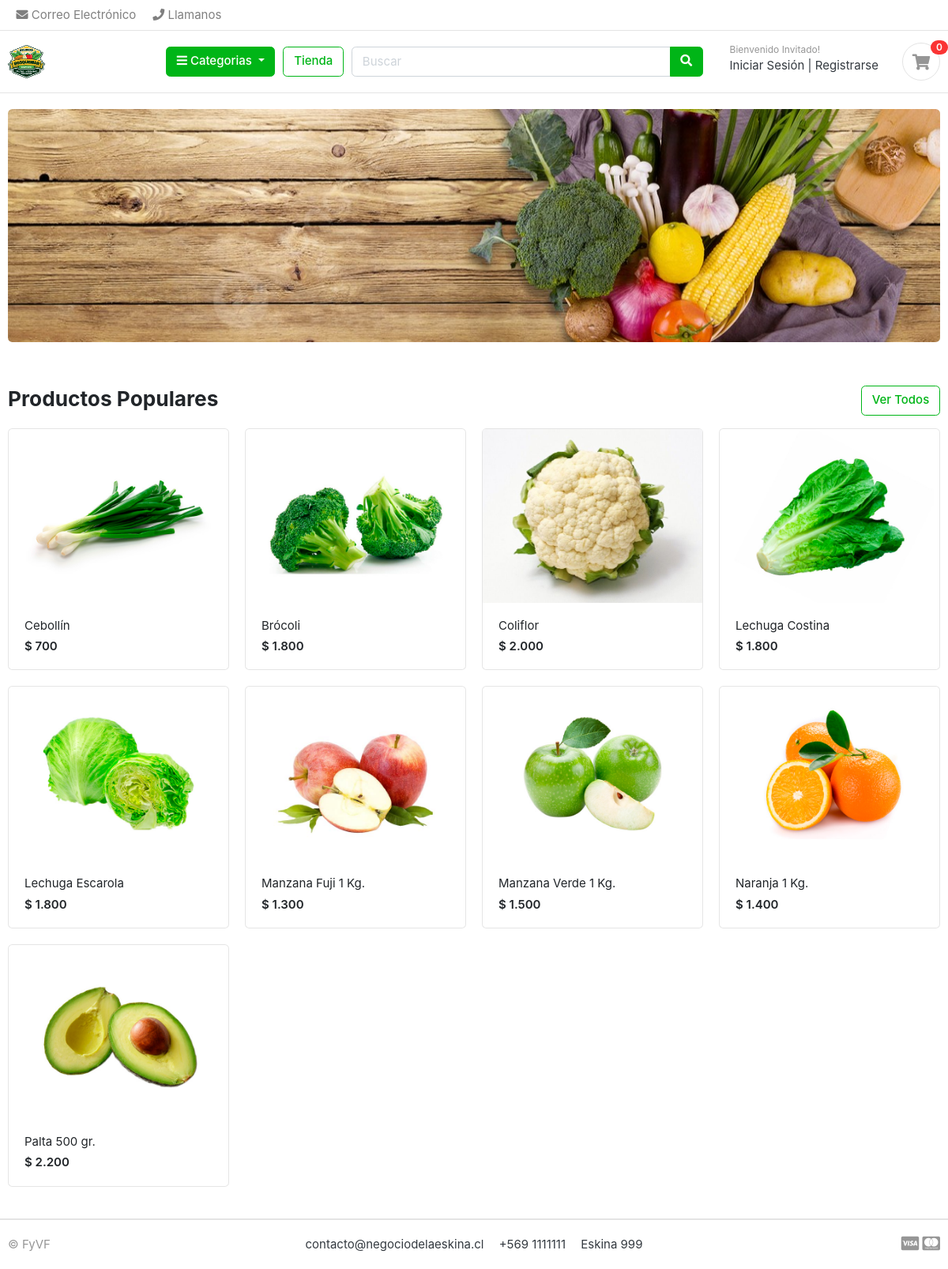
The page / on the database its author committed.
### store/models.py (models this page shows, shortened)
class Product(models.Model):
    product_name = models.CharField(max_length=200, unique=True)
    slug = models.CharField(max_length=200, unique=True)
    description = models.TextField(max_length=1000, blank=True)
    price = models.IntegerField()
    images = models.ImageField(upload_to='photos/products')
    stock = models.PositiveIntegerField()
    is_available = models.BooleanField(default=True)
    category = models.ForeignKey(Category, on_delete=models.CASCADE)
    created_date = models.DateTimeField(auto_now_add=True)
    modified_date = models.DateTimeField(auto_now=True)

### ecommerce/views.py (the view)
# urls.py: path("", views.home, name="home"),
def home(request):
    products = Product.objects.all()[:9]
    return render(request, "index.html", context={"products": products})

### carts/context_processors.py (called while the page is built)
def counter_items(request):
    cart_count = 0
    try:
        cart = Cart.objects.get(cart_id=cart_id(request))
        cart_items = CartItem.objects.all().filter(cart=cart)
        for cart_item in cart_items:
            cart_count += cart_item.quantity
    except Cart.DoesNotExist:
        cart_count = 0
    return {"cart_count": cart_count}

### carts/views.py (called while the page is built)
def cart_id(request):
    cart = request.session.session_key
    print("cart", cart)
    if cart is None:
        cart = request.session.create()
    return cart

### category/context_processors.py (called while the page is built)
def global_category(request):
    menu_links = Category.objects.all()
    return dict(menu_links=menu_links)

### ecommerce/templatetags/custom_filters.py (called while the page is built)
@register.filter
def format_clp(value):
    try:
        value = int(value)
    except (ValueError, TypeError):
        return value
    return f"$ {value:,.0f}".replace(',', '.')

### templates/index.html
{% extends "base.html" %}
{% load static %}
{% load custom_filters %}
{% block content %}
<section class="section-intro padding-y-sm">
<div class="container">
<div class="intro-banner-wrap">
	<img src="{% static 'images/banners/banner01.jpg' %}" class="img-fluid rounded">
</div>
</div>
</section>
<section class="section-name padding-y-sm">
<div class="container">
<header class="section-heading">
	<a href="{% url 'store' %}" class="btn btn-outline-success float-right">Ver Todos</a>
	<h3 class="section-title">Productos Populares</h3>
</header>
<div class="row">
	{% for product in products %}
	<div class="col-md-3">
		<div class="card card-product-grid">
			<a href="{% url 'product_detail' product.category.slug product.slug %}" class="img-wrap"> <img src="{{ product.images.url }}"> </a>
			<figcaption class="info-wrap">
				<a href="{% url 'product_detail' product.category.slug product.slug %}" class="title">{{ product.product_name }}</a>
				<div class="price mt-1">{{ product.price|format_clp }}</div>
			</figcaption>
		</div>
	</div>
	{% endfor %}
</div>
</div>
</section>
{% endblock content %}

### ecommerce/static/css/ui.css (style rules this page uses)
html { font-family: "Inter", sans-serif; font-size: 15px; }
.img-wrap { text-align: center; display: block; }
.img-wrap img { max-width: 100%; }
.padding-y-sm { padding-top: 20px; padding-bottom: 20px; }
.section-heading { margin-bottom: 20px; margin-top: 15px; }
.section-title { color: #212529; }
[class*=card-product] a.title { color: #212529; display: block; }
[class*=card-product] .img-wrap { overflow: hidden; position: relative; }
[class*=card-product] .img-wrap img { height: 100%; max-width: 100%; width: auto; display: inline-block; -o-object-fit: cover; object-fit: cover; }
.card-product-grid { margin-bottom: 20px; }
.card-product-grid .img-wrap { border-radius: 0.2rem 0.2rem 0 0; height: 220px; }
.card-product-grid .info-wrap { overflow: hidden; padding: 18px 20px; }
.card .img-wrap { overflow: hidden; }
.price { font-weight: 600; color: #212529; }

### rows shown on the page
Product: images (picture), product_name "Cebollín", price "$ 700"
Product: images (picture), product_name "Brócoli", price "$ 1.800"
Product: images (picture), product_name "Coliflor", price "$ 2.000"
Product: images (picture), product_name "Lechuga Costina", price "$ 1.800"
Product: images (picture), product_name "Lechuga Escarola", price "$ 1.800"
Product: images (picture), product_name "Manzana Fuji 1 Kg.", price "$ 1.300"
Product: images (picture), product_name "Manzana Verde 1 Kg.", price "$ 1.500"
Product: images (picture), product_name "Naranja 1 Kg.", price "$ 1.400"
Product: images (picture), product_name "Palta 500 gr.", price "$ 2.200"

### other values the page prints
{{ cart_count }} "0"
